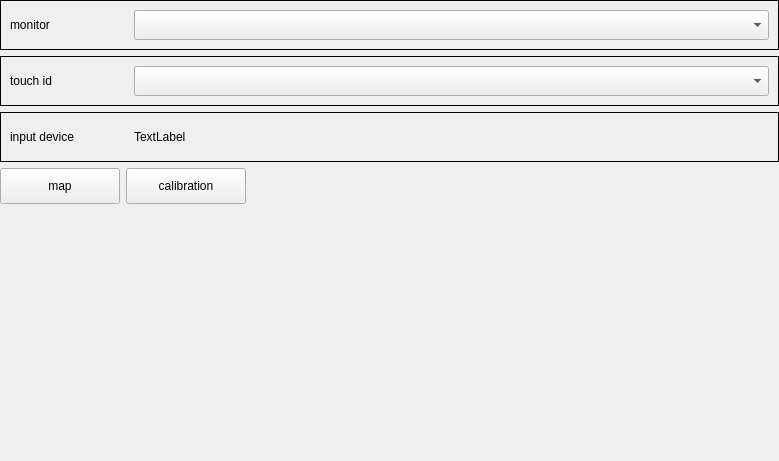
<?xml version="1.0" encoding="UTF-8"?>
<ui version="4.0">
 <class>Calibration</class>
 <widget class="QWidget" name="Calibration">
  <property name="geometry">
   <rect>
    <x>0</x>
    <y>0</y>
    <width>779</width>
    <height>461</height>
   </rect>
  </property>
  <property name="windowTitle">
   <string>TouchScreen</string>
  </property>
  <layout class="QVBoxLayout" name="verticalLayout_2">
   <property name="leftMargin">
    <number>0</number>
   </property>
   <property name="topMargin">
    <number>0</number>
   </property>
   <property name="rightMargin">
    <number>0</number>
   </property>
   <property name="bottomMargin">
    <number>0</number>
   </property>
   <item>
    <widget class="QFrame" name="screenFrame">
     <property name="minimumSize">
      <size>
       <width>550</width>
       <height>50</height>
      </size>
     </property>
     <property name="maximumSize">
      <size>
       <width>16777215</width>
       <height>50</height>
      </size>
     </property>
     <property name="frameShape">
      <enum>QFrame::Box</enum>
     </property>
     <layout class="QHBoxLayout" name="horizontalLayout">
      <item>
       <widget class="QLabel" name="monitorLabel">
        <property name="minimumSize">
         <size>
          <width>118</width>
          <height>30</height>
         </size>
        </property>
        <property name="maximumSize">
         <size>
          <width>118</width>
          <height>30</height>
         </size>
        </property>
        <property name="text">
         <string>monitor</string>
        </property>
        <property name="buddy">
         <cstring>monitorCombo</cstring>
        </property>
       </widget>
      </item>
      <item>
       <widget class="QComboBox" name="monitorCombo">
        <property name="minimumSize">
         <size>
          <width>200</width>
          <height>0</height>
         </size>
        </property>
        <property name="maximumSize">
         <size>
          <width>16777215</width>
          <height>30</height>
         </size>
        </property>
        <property name="autoFillBackground">
         <bool>false</bool>
        </property>
        <property name="styleSheet">
         <string notr="true"/>
        </property>
       </widget>
      </item>
     </layout>
    </widget>
   </item>
   <item>
    <widget class="QFrame" name="touchscreenFrame">
     <property name="minimumSize">
      <size>
       <width>550</width>
       <height>50</height>
      </size>
     </property>
     <property name="maximumSize">
      <size>
       <width>16777215</width>
       <height>50</height>
      </size>
     </property>
     <property name="frameShape">
      <enum>QFrame::Box</enum>
     </property>
     <layout class="QHBoxLayout" name="horizontalLayout_2">
      <item>
       <widget class="QLabel" name="touchLabel">
        <property name="minimumSize">
         <size>
          <width>118</width>
          <height>30</height>
         </size>
        </property>
        <property name="maximumSize">
         <size>
          <width>118</width>
          <height>30</height>
         </size>
        </property>
        <property name="text">
         <string>touch id</string>
        </property>
        <property name="buddy">
         <cstring>touchscreenCombo</cstring>
        </property>
       </widget>
      </item>
      <item>
       <widget class="QComboBox" name="touchscreenCombo">
        <property name="minimumSize">
         <size>
          <width>200</width>
          <height>0</height>
         </size>
        </property>
        <property name="maximumSize">
         <size>
          <width>16777215</width>
          <height>30</height>
         </size>
        </property>
        <property name="styleSheet">
         <string notr="true"/>
        </property>
       </widget>
      </item>
     </layout>
    </widget>
   </item>
   <item>
    <widget class="QFrame" name="deviceinfoFrame">
     <property name="minimumSize">
      <size>
       <width>550</width>
       <height>50</height>
      </size>
     </property>
     <property name="maximumSize">
      <size>
       <width>16777215</width>
       <height>50</height>
      </size>
     </property>
     <property name="frameShape">
      <enum>QFrame::Box</enum>
     </property>
     <property name="frameShadow">
      <enum>QFrame::Plain</enum>
     </property>
     <layout class="QHBoxLayout" name="horizontalLayout_3">
      <item>
       <widget class="QLabel" name="label">
        <property name="enabled">
         <bool>true</bool>
        </property>
        <property name="minimumSize">
         <size>
          <width>118</width>
          <height>30</height>
         </size>
        </property>
        <property name="maximumSize">
         <size>
          <width>118</width>
          <height>30</height>
         </size>
        </property>
        <property name="text">
         <string>input device</string>
        </property>
       </widget>
      </item>
      <item>
       <widget class="QLabel" name="touchnameContent">
        <property name="text">
         <string>TextLabel</string>
        </property>
       </widget>
      </item>
     </layout>
    </widget>
   </item>
   <item>
    <layout class="QHBoxLayout" name="horizontalLayout_4">
     <item>
      <widget class="QPushButton" name="mapButton">
       <property name="minimumSize">
        <size>
         <width>120</width>
         <height>36</height>
        </size>
       </property>
       <property name="maximumSize">
        <size>
         <width>16777215</width>
         <height>36</height>
        </size>
       </property>
       <property name="layoutDirection">
        <enum>Qt::LeftToRight</enum>
       </property>
       <property name="text">
        <string>map</string>
       </property>
      </widget>
     </item>
     <item>
      <widget class="QPushButton" name="CalibrationButton">
       <property name="minimumSize">
        <size>
         <width>120</width>
         <height>36</height>
        </size>
       </property>
       <property name="maximumSize">
        <size>
         <width>16777215</width>
         <height>36</height>
        </size>
       </property>
       <property name="layoutDirection">
        <enum>Qt::LeftToRight</enum>
       </property>
       <property name="text">
        <string>calibration</string>
       </property>
      </widget>
     </item>
     <item>
      <spacer name="horizontalSpacer">
       <property name="orientation">
        <enum>Qt::Horizontal</enum>
       </property>
       <property name="sizeHint" stdset="0">
        <size>
         <width>268</width>
         <height>20</height>
        </size>
       </property>
      </spacer>
     </item>
    </layout>
   </item>
   <item>
    <layout class="QVBoxLayout" name="verticalLayout">
     <property name="leftMargin">
      <number>16</number>
     </property>
    </layout>
   </item>
   <item>
    <spacer name="verticalSpacer_2">
     <property name="orientation">
      <enum>Qt::Vertical</enum>
     </property>
     <property name="sizeHint" stdset="0">
      <size>
       <width>558</width>
       <height>150</height>
      </size>
     </property>
    </spacer>
   </item>
  </layout>
 </widget>
 <tabstops>
  <tabstop>monitorCombo</tabstop>
  <tabstop>touchscreenCombo</tabstop>
  <tabstop>mapButton</tabstop>
 </tabstops>
 <resources/>
 <connections/>
</ui>
